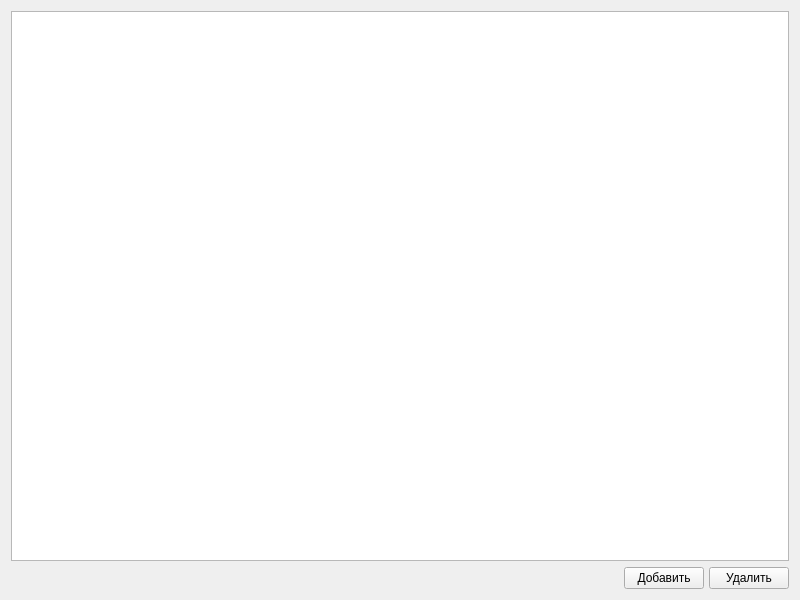
<?xml version="1.0" encoding="UTF-8"?>
<ui version="4.0">
 <class>Form</class>
 <widget class="QWidget" name="Form">
  <property name="geometry">
   <rect>
    <x>0</x>
    <y>0</y>
    <width>800</width>
    <height>600</height>
   </rect>
  </property>
  <property name="windowTitle">
   <string>Form</string>
  </property>
  <layout class="QGridLayout" name="gridLayout_2">
   <item row="0" column="0">
    <layout class="QGridLayout" name="gridLayout">
     <item row="0" column="0">
      <widget class="QTableView" name="tableView">
       <property name="sizePolicy">
        <sizepolicy hsizetype="Expanding" vsizetype="Expanding">
         <horstretch>0</horstretch>
         <verstretch>0</verstretch>
        </sizepolicy>
       </property>
       <property name="layoutDirection">
        <enum>Qt::LeftToRight</enum>
       </property>
       <property name="autoFillBackground">
        <bool>false</bool>
       </property>
       <attribute name="horizontalHeaderCascadingSectionResizes">
        <bool>false</bool>
       </attribute>
      </widget>
     </item>
     <item row="1" column="0">
      <layout class="QHBoxLayout" name="horizontalLayout">
       <property name="spacing">
        <number>5</number>
       </property>
       <item>
        <spacer name="horizontalSpacer">
         <property name="orientation">
          <enum>Qt::Horizontal</enum>
         </property>
         <property name="sizeHint" stdset="0">
          <size>
           <width>40</width>
           <height>20</height>
          </size>
         </property>
        </spacer>
       </item>
       <item>
        <widget class="QPushButton" name="pushButton_2">
         <property name="text">
          <string>Добавить</string>
         </property>
        </widget>
       </item>
       <item>
        <widget class="QPushButton" name="pushButton">
         <property name="text">
          <string>Удалить</string>
         </property>
        </widget>
       </item>
      </layout>
     </item>
    </layout>
   </item>
  </layout>
 </widget>
 <resources/>
 <connections/>
</ui>
